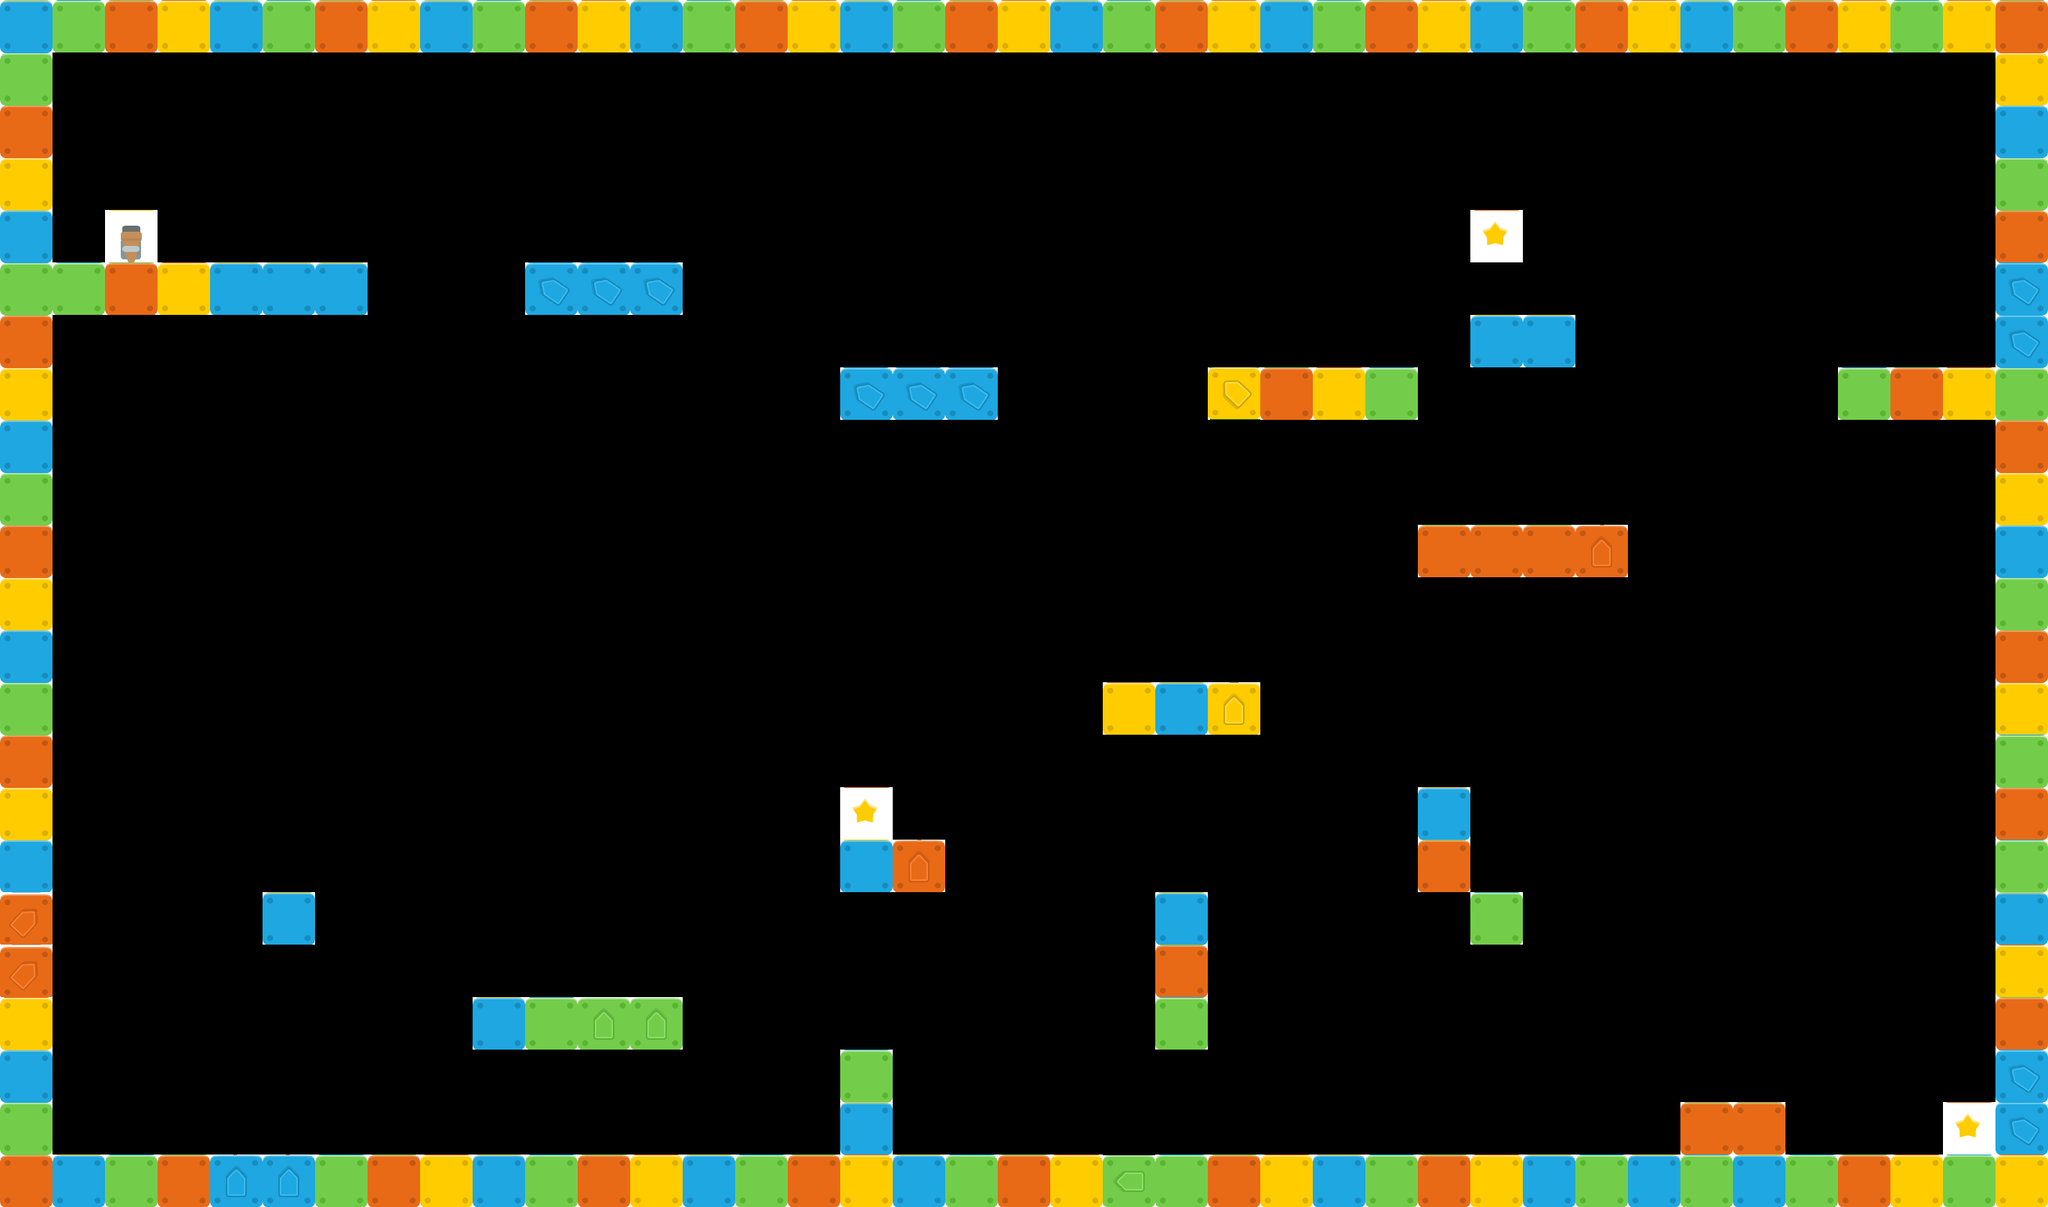

The image is a tile-based game level rendered from a .tmx file. Its description and source (layers, tilesets, objects; grid data summarised) follow:
An orthogonal 39x23 tile map with 70x70 px tiles, 1 tile layer (tilesLayer).

<map version="1.0" orientation="orthogonal" width="39" height="23" tilewidth="70" tileheight="70">
 <properties>
  <property name="playerX" value="1" />
  <property name="playerY" value="1" />
 </properties>
 <tileset firstgid="1" source="tilesheet.tsx" />
 <layer name="tilesLayer" width="39" height="23">
  <data>[897 cells, 169 non-empty, 14 distinct tile ids]</data>
 </layer>
</map>
